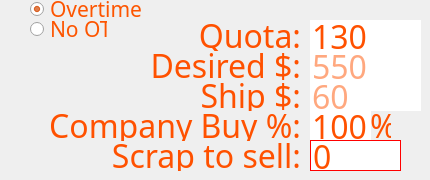
     <widget class="QWidget" name="ButtonPage1">
      <widget class="QWidget" name="CalculatorPage" native="true">
       <property name="geometry">
        <rect>
         <x>30</x>
         <y>0</y>
         <width>391</width>
         <height>171</height>
        </rect>
       </property>
       <widget class="QLineEdit" name="CalculatorSell">
        <property name="enabled">
         <bool>false</bool>
        </property>
        <property name="geometry">
         <rect>
          <x>280</x>
          <y>140</y>
          <width>91</width>
          <height>31</height>
         </rect>
        </property>
        <property name="font">
         <font>
          <family>IBM 3270</family>
          <pointsize>24</pointsize>
         </font>
        </property>
        <property name="cursor">
         <cursorShape>ArrowCursor</cursorShape>
        </property>
        <property name="styleSheet">
         <string notr="true">color: rgb(255, 81, 0);
                                        border: 1px solid red;
                                        border-color:hex(#ff5100);</string>
        </property>
        <property name="text">
         <string>0</string>
        </property>
        <property name="readOnly">
         <bool>true</bool>
        </property>
       </widget>
       <widget class="QLabel" name="label_171">
        <property name="geometry">
         <rect>
          <x>80</x>
          <y>50</y>
          <width>191</width>
          <height>31</height>
         </rect>
        </property>
        <property name="font">
         <font>
          <family>IBM 3270</family>
          <pointsize>24</pointsize>
         </font>
        </property>
        <property name="styleSheet">
         <string notr="true">color: rgb(255, 81, 0);
                                        border: none;</string>
        </property>
        <property name="text">
         <string>Desired $:</string>
        </property>
        <property name="alignment">
         <set>Qt::AlignRight|Qt::AlignTrailing|Qt::AlignVCenter</set>
        </property>
       </widget>
       <widget class="QLineEdit" name="CalculatorBuy">
        <property name="enabled">
         <bool>true</bool>
        </property>
        <property name="geometry">
         <rect>
          <x>280</x>
          <y>110</y>
          <width>61</width>
          <height>31</height>
         </rect>
        </property>
        <property name="font">
         <font>
          <family>IBM 3270</family>
          <pointsize>24</pointsize>
         </font>
        </property>
        <property name="styleSheet">
         <string notr="true">color: rgb(255, 81, 0);
                                        border: none;</string>
        </property>
        <property name="text">
         <string>100</string>
        </property>
        <property name="maxLength">
         <number>3</number>
        </property>
        <property name="readOnly">
         <bool>false</bool>
        </property>
       </widget>
       <widget class="QLabel" name="label_175">
        <property name="geometry">
         <rect>
          <x>10</x>
          <y>110</y>
          <width>261</width>
          <height>31</height>
         </rect>
        </property>
        <property name="font">
         <font>
          <family>IBM 3270</family>
          <pointsize>24</pointsize>
         </font>
        </property>
        <property name="styleSheet">
         <string notr="true">color: rgb(255, 81, 0);
                                        border: none;</string>
        </property>
        <property name="text">
         <string>Company Buy %:</string>
        </property>
        <property name="alignment">
         <set>Qt::AlignRight|Qt::AlignTrailing|Qt::AlignVCenter</set>
        </property>
       </widget>
       <widget class="QLabel" name="label_172">
        <property name="geometry">
         <rect>
          <x>140</x>
          <y>20</y>
          <width>131</width>
          <height>31</height>
         </rect>
        </property>
        <property name="font">
         <font>
          <family>IBM 3270</family>
          <pointsize>24</pointsize>
         </font>
        </property>
        <property name="styleSheet">
         <string notr="true">color: rgb(255, 81, 0);
                                        border: none;</string>
        </property>
        <property name="text">
         <string>Quota:</string>
        </property>
        <property name="alignment">
         <set>Qt::AlignRight|Qt::AlignTrailing|Qt::AlignVCenter</set>
        </property>
       </widget>
       <widget class="QLabel" name="label_174">
        <property name="geometry">
         <rect>
          <x>20</x>
          <y>140</y>
          <width>251</width>
          <height>31</height>
         </rect>
        </property>
        <property name="font">
         <font>
          <family>IBM 3270</family>
          <pointsize>24</pointsize>
         </font>
        </property>
        <property name="styleSheet">
         <string notr="true">color: rgb(255, 81, 0);
                                        border: none;</string>
        </property>
        <property name="text">
         <string>Scrap to sell:</string>
        </property>
        <property name="alignment">
         <set>Qt::AlignRight|Qt::AlignTrailing|Qt::AlignVCenter</set>
        </property>
       </widget>
       <widget class="QLabel" name="label_176">
        <property name="enabled">
         <bool>false</bool>
        </property>
        <property name="geometry">
         <rect>
          <x>340</x>
          <y>110</y>
          <width>21</width>
          <height>31</height>
         </rect>
        </property>
        <property name="font">
         <font>
          <family>IBM 3270</family>
          <pointsize>24</pointsize>
         </font>
        </property>
        <property name="layoutDirection">
         <enum>Qt::LeftToRight</enum>
        </property>
        <property name="styleSheet">
         <string notr="true">color: rgb(255, 81, 0);
                                        border: none;</string>
        </property>
        <property name="text">
         <string>%</string>
        </property>
        <property name="alignment">
         <set>Qt::AlignLeading|Qt::AlignLeft|Qt::AlignVCenter</set>
        </property>
       </widget>
       <widget class="QLineEdit" name="CalculatorShip">
        <property name="geometry">
         <rect>
          <x>280</x>
          <y>80</y>
          <width>113</width>
          <height>31</height>
         </rect>
        </property>
        <property name="font">
         <font>
          <family>IBM 3270</family>
          <pointsize>24</pointsize>
         </font>
        </property>
        <property name="styleSheet">
         <string notr="true">color: rgb(255, 81, 0);
                                        border: none;</string>
        </property>
        <property name="text">
         <string/>
        </property>
        <property name="maxLength">
         <number>5</number>
        </property>
        <property name="placeholderText">
         <string>60</string>
        </property>
       </widget>
       <widget class="QLineEdit" name="CalculatorDesired">
        <property name="geometry">
         <rect>
          <x>280</x>
          <y>50</y>
          <width>113</width>
          <height>31</height>
         </rect>
        </property>
        <property name="font">
         <font>
          <family>IBM 3270</family>
          <pointsize>24</pointsize>
         </font>
        </property>
        <property name="styleSheet">
         <string notr="true">color: rgb(255, 81, 0);
                                        border: none;</string>
        </property>
        <property name="text">
         <string/>
        </property>
        <property name="maxLength">
         <number>5</number>
        </property>
        <property name="placeholderText">
         <string>550</string>
        </property>
       </widget>
       <widget class="QLabel" name="label_173">
        <property name="geometry">
         <rect>
          <x>140</x>
          <y>80</y>
          <width>131</width>
          <height>31</height>
         </rect>
        </property>
        <property name="font">
         <font>
          <family>IBM 3270</family>
          <pointsize>24</pointsize>
         </font>
        </property>
        <property name="styleSheet">
         <string notr="true">color: rgb(255, 81, 0);
                                        border: none;</string>
        </property>
        <property name="text">
         <string>Ship $:</string>
        </property>
        <property name="alignment">
         <set>Qt::AlignRight|Qt::AlignTrailing|Qt::AlignVCenter</set>
        </property>
       </widget>
       <widget class="QLineEdit" name="CalculatorQuota">
        <property name="enabled">
         <bool>false</bool>
        </property>
        <property name="geometry">
         <rect>
          <x>280</x>
          <y>20</y>
          <width>113</width>
          <height>31</height>
         </rect>
        </property>
        <property name="font">
         <font>
          <family>IBM 3270</family>
          <pointsize>24</pointsize>
         </font>
        </property>
        <property name="cursor">
         <cursorShape>ArrowCursor</cursorShape>
        </property>
        <property name="styleSheet">
         <string notr="true">color: rgb(255, 81, 0);
                                        border: none;</string>
        </property>
        <property name="text">
         <string>130</string>
        </property>
        <property name="maxLength">
         <number>5</number>
        </property>
        <property name="readOnly">
         <bool>true</bool>
        </property>
       </widget>
       <widget class="QRadioButton" name="OT">
        <property name="geometry">
         <rect>
          <x>0</x>
          <y>0</y>
          <width>121</width>
          <height>18</height>
         </rect>
        </property>
        <property name="font">
         <font>
          <family>IBM 3270</family>
          <pointsize>16</pointsize>
         </font>
        </property>
        <property name="styleSheet">
         <string notr="true">color: rgb(253, 85, 0);</string>
        </property>
        <property name="text">
         <string>Overtime</string>
        </property>
        <property name="checked">
         <bool>true</bool>
        </property>
       </widget>
       <widget class="QRadioButton" name="NO_OT">
        <property name="geometry">
         <rect>
          <x>0</x>
          <y>20</y>
          <width>77</width>
          <height>18</height>
         </rect>
        </property>
        <property name="font">
         <font>
          <family>IBM 3270</family>
          <pointsize>16</pointsize>
         </font>
        </property>
        <property name="styleSheet">
         <string notr="true">color: rgb(253, 85, 0);</string>
        </property>
        <property name="text">
         <string>No OT</string>
        </property>
       </widget>
       <zorder>label_171</zorder>
       <zorder>CalculatorBuy</zorder>
       <zorder>label_175</zorder>
       <zorder>label_172</zorder>
       <zorder>label_174</zorder>
       <zorder>label_176</zorder>
       <zorder>CalculatorShip</zorder>
       <zorder>CalculatorDesired</zorder>
       <zorder>label_173</zorder>
       <zorder>CalculatorQuota</zorder>
       <zorder>CalculatorSell</zorder>
       <zorder>OT</zorder>
       <zorder>NO_OT</zorder>
      </widget>
     </widget>
